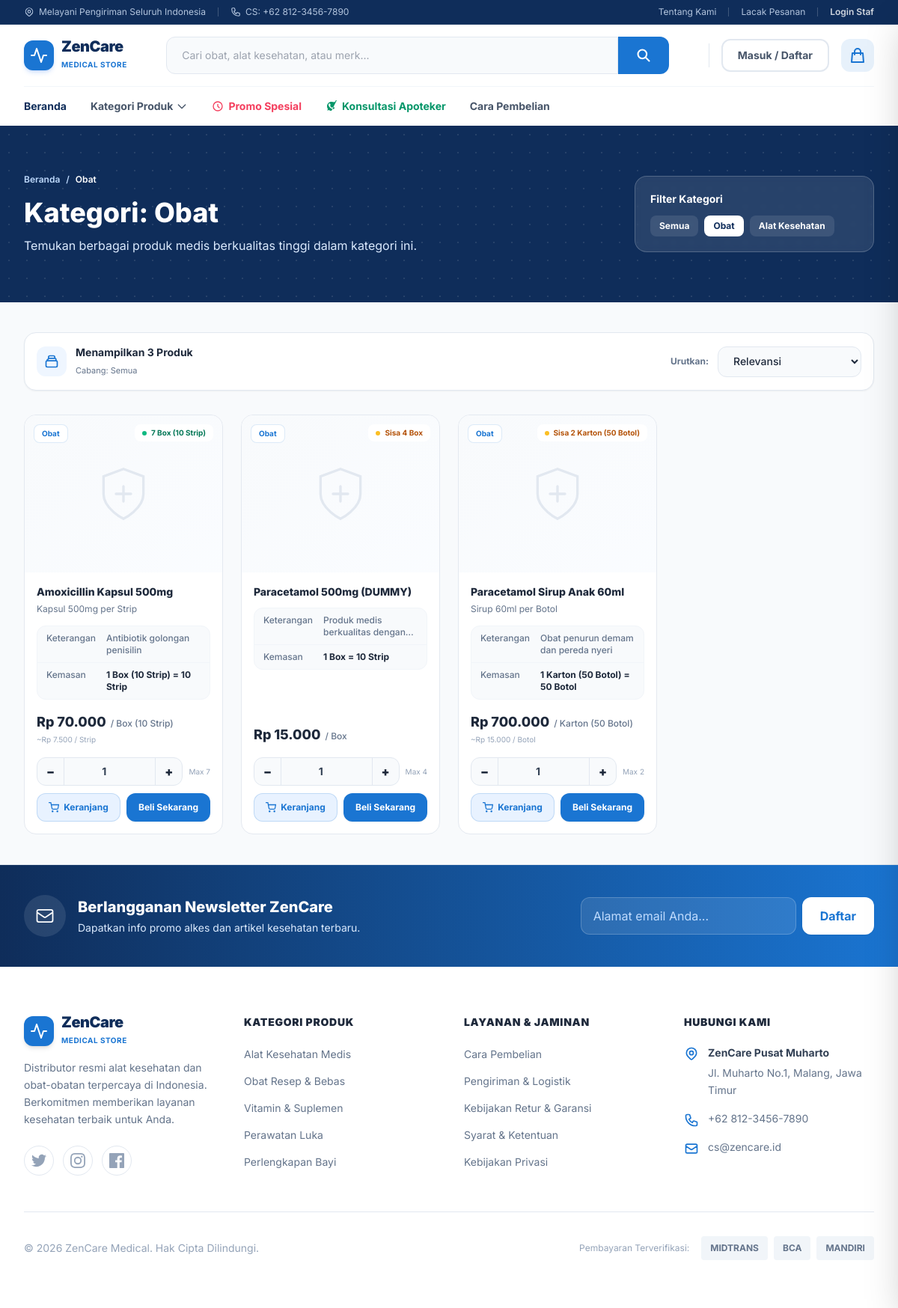
Before: /ecommerce/kategori.php?kategori=Obat with the older database file.
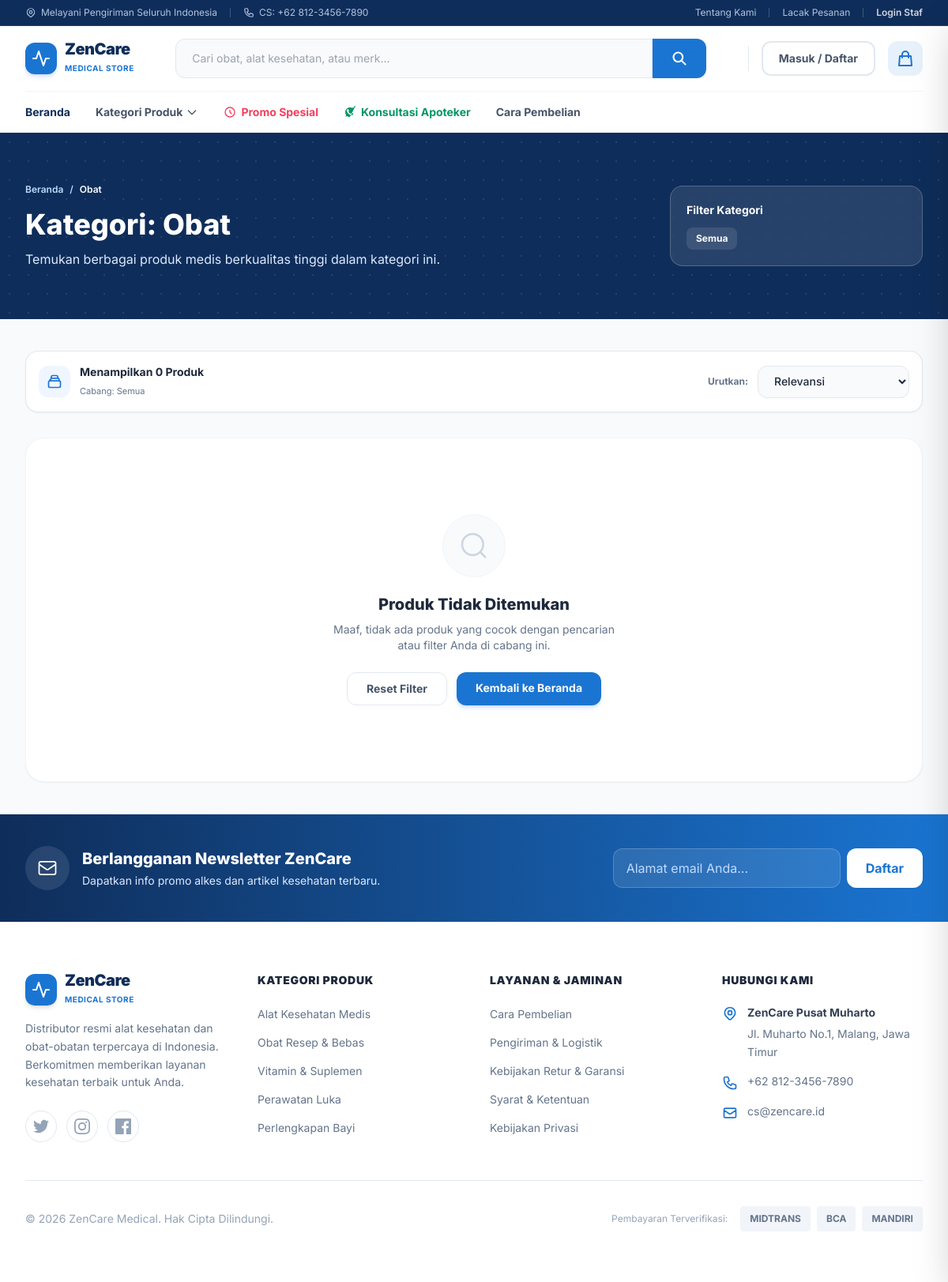
After: the same page with the newer database file.
### tables this page shows
CREATE TABLE `produk_variasi` (
  `id` int(11) NOT NULL AUTO_INCREMENT,
  `id_produk_induk` int(11) DEFAULT NULL,
  `sku_variasi` varchar(50) NOT NULL,
  `nama_variasi` varchar(100) NOT NULL,
  `satuan_kecil` varchar(50) NOT NULL DEFAULT 'Pcs',
  `satuan_besar` varchar(50) NOT NULL DEFAULT 'Box',
  `rasio_konversi` smallint(6) NOT NULL DEFAULT 1,
  `harga_jual_kecil` decimal(12,2) NOT NULL DEFAULT 0.00,
  `harga_jual_besar` decimal(12,2) NOT NULL DEFAULT 0.00,
  `stok_minimum_kecil` int(11) DEFAULT 0,
  `stok_minimum_besar` int(11) DEFAULT 0,
  `berat` int(11) NOT NULL DEFAULT 100,
  `tampil_di_online` tinyint(1) DEFAULT 1,
  `is_active` tinyint(1) DEFAULT 1,
  `gambar` varchar(500) DEFAULT NULL,
  PRIMARY KEY (`id`),
  UNIQUE KEY `sku_variasi` (`sku_variasi`),
  KEY `id_produk_induk` (`id_produk_induk`),
  CONSTRAINT `produk_variasi_ibfk_1` FOREIGN KEY (`id_produk_induk`) REFERENCES `produk_induk` (`id`) ON DELETE SET NULL
);

CREATE TABLE `produk_induk` (
  `id` int(11) NOT NULL AUTO_INCREMENT,
  `sku_induk` varchar(50) NOT NULL,
  `nama_produk` varchar(150) NOT NULL,
  `deskripsi` text DEFAULT NULL,
  `spesifikasi` text DEFAULT NULL COMMENT 'Spesifikasi teknis medis',
  `info_pengiriman` text DEFAULT NULL,
  `kategori` enum('Obat','Alat Kesehatan') NOT NULL,
  `gambar` varchar(255) DEFAULT NULL,
  `is_active` tinyint(1) DEFAULT 1,
  `batas_hari_expired` int(11) DEFAULT 0,
  `created_at` timestamp NOT NULL DEFAULT current_timestamp(),
  PRIMARY KEY (`id`),
  UNIQUE KEY `sku_induk` (`sku_induk`)
);

### ecommerce/kategori.php (the view, shortened to what the changed rows need)
<?php
require_once __DIR__ . '/header.php';
$search   = trim($_GET['q'] ?? '');
$kategori = trim($_GET['kategori'] ?? '');
$sql = "
    SELECT v.id, i.nama_produk AS nama_induk, v.nama_variasi, i.kategori,
           v.harga_jual_besar AS harga_jual, v.harga_jual_kecil AS harga_eceran,
           v.berat AS berat_gram, i.gambar, v.sku_variasi, i.deskripsi,
           COALESCE(sc.stok, 0) AS stok_sistem,
           v.satuan_besar, v.satuan_kecil, v.rasio_konversi
    FROM produk_variasi v
    JOIN produk_induk i ON v.id_produk_induk = i.id
    LEFT JOIN stok_toko sc ON sc.id_variasi = v.id
    WHERE v.is_active = 1 AND i.is_active = 1 AND v.tampil_di_online = 1
";
$params = [];
if ($kategori) {
    $sql .= " AND i.kategori = ?";
    $params[] = $kategori;
}
$sql .= " ORDER BY i.kategori ASC, i.nama_produk ASC";
$stmt = $pdo->prepare($sql);
$stmt->execute($params);
$products = $stmt->fetchAll();
$allCat = $pdo->query("SELECT DISTINCT kategori FROM produk_induk WHERE is_active=1")->fetchAll(PDO::FETCH_COLUMN);
?>
<main class="flex-1 w-full bg-[#f8fafc]">
    <section class="bg-[#0f2d5a] relative py-12 lg:py-16 overflow-hidden">
        <div class="max-w-7xl mx-auto px-4 lg:px-8 relative z-10 flex flex-col md:flex-row items-center gap-8">
            <div class="flex-1 text-white">
                <h1 class="text-3xl md:text-4xl font-extrabold mb-3">
                    <?php if ($search): ?>
                        Pencarian: "<?= htmlspecialchars($search) ?>"
                    <?php elseif ($kategori): ?>
                        Kategori: <?= htmlspecialchars($kategori) ?>
                    <?php else: ?>
                        Katalog Produk Lengkap
                    <?php endif; ?>
                </h1>
            </div>
            <div class="w-full md:w-80 shrink-0">
                <div class="bg-white/10 p-5 rounded-2xl border border-white/20 backdrop-blur-sm">
                    <div class="flex flex-wrap gap-2">
                        <a href="kategori.php" class="px-3 py-1.5 rounded-lg text-xs font-bold transition <?= empty($kategori) ? 'bg-white text-[#0f2d5a]' : 'bg-white/10 text-white hover:bg-white/20' ?>">Semua</a>
                        <?php foreach($allCat as $cat): ?>
                        <a href="kategori.php?kategori=<?= urlencode($cat) ?>" class="px-3 py-1.5 rounded-lg text-xs font-bold transition <?= $kategori === $cat ? 'bg-white text-[#0f2d5a]' : 'bg-white/10 text-white hover:bg-white/20' ?>">
                            <?= htmlspecialchars($cat) ?>
                        </a>
                        <?php endforeach; ?>
                    </div>
                </div>
            </div>
        </div>
    </section>
    <div class="max-w-7xl mx-auto px-4 lg:px-8 py-10">
        <div class="flex flex-col sm:flex-row items-center justify-between gap-4 mb-8 bg-white p-4 rounded-2xl border border-slate-200 shadow-sm">
            <div class="flex items-center gap-3">
                <div>
                    <span class="text-sm font-bold text-[#1e293b] block">Menampilkan <?= count($products) ?> Produk</span>
                    <span class="text-[11px] text-slate-500">Cabang: <?= htmlspecialchars($activeCabangInfo['nama'] ?? 'Semua') ?></span>
                </div>
            </div>
        </div>
        <div class="grid grid-cols-1 sm:grid-cols-2 md:grid-cols-3 lg:grid-cols-4 gap-6" id="product-grid">
            <?php foreach ($products as $p):
                $stokPcs  = intval($p['stok_sistem']);
                $rasio    = intval($p['rasio_konversi']) ?: 1;
                $stokBox  = floor($stokPcs / $rasio);
                $harga    = floatval($p['harga_jual']);
                $hargaEcr = floatval($p['harga_eceran']);
                $satB     = htmlspecialchars($p['satuan_besar'] ?: 'Box');
                $satK     = htmlspecialchars($p['satuan_kecil'] ?: 'Pcs');
                $desc     = trim($p['deskripsi'] ?? '');
                $descSh   = $desc ? mb_strimwidth($desc, 0, 75, '…') : 'Produk medis berkualitas dengan jaminan mutu resmi.';
                if ($stokBox <= 0)     { $stokCls='text-rose-600'; $dotCls='bg-rose-500'; $stokLbl='Habis'; }
                elseif ($stokBox <= 5) { $stokCls='text-amber-700'; $dotCls='bg-amber-400'; $stokLbl="Sisa $stokBox $satB"; }
                else                   { $stokCls='text-emerald-700'; $dotCls='bg-emerald-500'; $stokLbl="$stokBox $satB"; }
            ?>
            <div class="prod-card group bg-white rounded-2xl overflow-hidden flex flex-col"
                 data-name="<?= strtolower(htmlspecialchars($p['nama_induk'])) ?>"
                 data-price="<?= $harga ?>"
                 data-stok="<?= $stokBox ?>"
                 data-id="<?= $p['id'] ?>">
                <a href="produk.php?id=<?= $p['id'] ?>" class="card-img relative block bg-gradient-to-br from-slate-50 to-blue-50/30 overflow-hidden" style="height:210px;">
                    <?php if (!empty($p['gambar'])): ?>
                        <img src="../<?= htmlspecialchars($p['gambar']) ?>" alt="<?= htmlspecialchars($p['nama_induk']) ?>"
                             class="w-full h-full object-contain p-5"
                             onerror="this.onerror=null; this.classList.add('opacity-30');">
                    <?php else: ?>
                        <div class="w-full h-full flex items-center justify-center">
                            <svg class="w-20 h-20 text-slate-200" viewBox="0 0 24 24" fill="none" stroke="currentColor" stroke-width="1" stroke-linecap="round"><path d="M12 22s8-4 8-10V5l-8-3-8 3v7c0 6 8 10 8 10z"/><path d="M9 12h6M12 9v6"/></svg>
                        </div>
                    <?php endif; ?>
                    <span class="absolute top-3 left-3 px-2.5 py-1 bg-white/95 text-[#1a75d2] text-[10px] font-bold rounded-lg border border-[#1a75d2]/15 shadow-xs">
                        <?= htmlspecialchars($p['kategori']) ?>
                    </span>
                    <span class="absolute top-3 right-3 flex items-center gap-1.5 px-2.5 py-1 bg-white/95 text-[10px] font-bold rounded-lg shadow-xs <?= $stokCls ?>">
                        <span class="w-1.5 h-1.5 rounded-full <?= $dotCls ?>"></span>
                        <?= $stokLbl ?>
                    </span>
                </a>
                <div class="p-4 flex flex-col flex-1">
                    <a href="produk.php?id=<?= $p['id'] ?>" class="block mb-3">
                        <h3 class="text-sm font-extrabold text-[#1e293b] leading-snug line-clamp-2 group-hover:text-[#1a75d2] transition-colors">
                            <?= htmlspecialchars($p['nama_induk']) ?>
                        </h3>
                        <span class="text-xs text-[#64748b]"><?= htmlspecialchars($p['nama_variasi']) ?></span>
                    </a>
                    <div class="rounded-xl bg-slate-50 border border-slate-100 divide-y divide-slate-100 mb-4 text-xs">
                        <div class="flex gap-2 px-3 py-2">
                            <span class="text-[#64748b] w-[72px] shrink-0 font-medium">Keterangan</span>
                            <span class="font-medium text-[#64748b] line-clamp-2"><?= htmlspecialchars($descSh) ?></span>
                        </div>
                        <div class="flex gap-2 px-3 py-2">
                            <span class="text-[#64748b] w-[72px] shrink-0 font-medium">Kemasan</span>
                            <span class="font-bold text-[#1e293b]">1 <?= $satB ?> = <?= $rasio ?> <?= $satK ?></span>
                        </div>
                    </div>
                    <div class="mb-4 mt-auto">
                        <div class="flex items-baseline gap-1.5">
                            <span class="text-lg font-extrabold text-[#1e293b]">Rp <?= number_format($harga, 0, ',', '.') ?></span>
                            <span class="text-xs text-[#64748b] font-medium">/ <?= $satB ?></span>
                        </div>
                        <?php if ($hargaEcr > 0 && $hargaEcr != $harga / $rasio): ?>
                        <div class="text-[10px] text-slate-400 mt-0.5">~Rp <?= number_format($hargaEcr, 0, ',', '.') ?> / <?= $satK ?></div>
                        <?php endif; ?>
                    </div>
                    <?php if ($stokBox >= 1): ?>
                    <div class="flex items-center gap-2 mb-2.5">
                        <div class="flex items-center bg-slate-50 border border-slate-200 rounded-xl overflow-hidden flex-1">
                            <button type="button" onclick="adjustQty(<?= $p['id'] ?>, -1, <?= $stokBox ?>)"
                                class="w-9 h-9 flex items-center justify-center hover:bg-slate-100 text-[#1e293b] font-black border-r border-slate-200 transition text-base">−</button>
                            <input type="number" id="qty_<?= $p['id'] ?>" value="1" min="1" max="<?= $stokBox ?>" readonly
                                class="flex-1 text-center text-sm font-bold py-2 bg-transparent focus:outline-none select-none">
                            <button type="button" onclick="adjustQty(<?= $p['id'] ?>, 1, <?= $stokBox ?>)"
                                class="w-9 h-9 flex items-center justify-center hover:bg-slate-100 text-[#1e293b] font-black border-l border-slate-200 transition text-base">+</button>
                        </div>
                        <span class="text-[10px] text-slate-400 shrink-0">Max <?= $stokBox ?></span>
                    </div>
                    <div class="grid grid-cols-2 gap-2">
                        <button onclick="addToCart(<?= $p['id'] ?>, '<?= addslashes(htmlspecialchars_decode($p['nama_induk'])) ?>', <?= $harga ?>, <?= intval($p['berat_gram']) ?>, '<?= addslashes($p['gambar'] ?? '') ?>', '<?= addslashes($satB) ?>', <?= $rasio ?>, <?= $stokBox ?>, document.getElementById('qty_<?= $p['id'] ?>').value)"
                            class="flex items-center justify-center gap-1.5 text-xs font-bold py-2.5 rounded-xl bg-[#e8f2ff] hover:bg-blue-100 text-[#1a75d2] border border-[#1a75d2]/20 cursor-pointer active:scale-95 transition">
                            <svg class="w-3.5 h-3.5" viewBox="0 0 24 24" fill="none" stroke="currentColor" stroke-width="2.2" stroke-linecap="round"><circle cx="9" cy="21" r="1"/><circle cx="20" cy="21" r="1"/><path d="M1 1h4l2.68 13.39a2 2 0 002 1.61h9.72a2 2 0 001.95-1.55L23 6H6"/></svg>
                            Keranjang
                        </button>
                        <button onclick="buyNow(<?= $p['id'] ?>, '<?= addslashes(htmlspecialchars_decode($p['nama_induk'])) ?>', <?= $harga ?>, <?= intval($p['berat_gram']) ?>, '<?= addslashes($p['gambar'] ?? '') ?>', '<?= addslashes($satB) ?>', <?= $rasio ?>, <?= $stokBox ?>, document.getElementById('qty_<?= $p['id'] ?>').value)"
                            class="flex items-center justify-center gap-1.5 text-xs font-bold py-2.5 rounded-xl bg-[#1a75d2] hover:bg-[#1562b3] text-white cursor-pointer active:scale-95 transition shadow-sm">
                            Beli Sekarang
                        </button>
                    </div>
                    <?php else: ?>
                    <div class="w-full py-3 px-4 rounded-xl bg-slate-100 text-slate-400 text-center text-xs font-semibold border border-slate-200 mt-2">
                        Stok Habis Sementara
                    </div>
                    <?php endif; ?>
                </div>
            </div>
            <?php endforeach; ?>
            <?php if (empty($products)): ?>
            <div class="col-span-full py-24 text-center bg-white rounded-3xl border border-slate-100 shadow-sm">
                <div class="w-20 h-20 rounded-full bg-slate-50 mx-auto mb-5 flex items-center justify-center border border-slate-100">
                    <svg class="w-10 h-10 text-slate-300" viewBox="0 0 24 24" fill="none" stroke="currentColor" stroke-width="1.5"><circle cx="11" cy="11" r="8"/><path d="m21 21-4.35-4.35"/></svg>
                </div>
                <h3 class="text-xl font-extrabold text-[#1e293b] mb-2">Produk Tidak Ditemukan</h3>
                <p class="text-sm text-slate-500 max-w-sm mx-auto">
                    Maaf, tidak ada produk yang cocok dengan pencarian atau filter Anda di cabang ini.
                </p>
                <div class="mt-6 flex justify-center gap-3">
                    <a href="kategori.php" class="px-6 py-2.5 bg-white border border-slate-200 text-slate-600 text-sm font-bold rounded-xl hover:bg-slate-50 transition">Reset Filter</a>
                    <a href="index.php" class="px-6 py-2.5 bg-[#1a75d2] text-white text-sm font-bold rounded-xl hover:bg-[#0f2d5a] transition shadow-md shadow-blue-500/20">Kembali ke Beranda</a>
                </div>
            </div>
            <?php endif; ?>
        </div>
    </div>
</main>
<?php require_once __DIR__ . '/footer.php'; ?>

Changed rows visible on the page:
removed produk_variasi: $p['id'] 2 (drawn), id_produk_induk.kategori "Obat", stokLbl "7 Box (10 Strip)", id_produk_induk.nama_produk "Amoxicillin Kapsul 500mg", nama_variasi "Kapsul 500mg per Strip", id_produk_induk.deskripsi "Antibiotik golongan penisilin", satuan_besar "Box (10 Strip)", rasio_konversi "10", satuan_kecil "Strip", harga_jual_besar "70.000", harga_jual_kecil "7.500", stokBox "7"
removed produk_variasi: id_produk_induk.kategori "Obat", stokLbl "Sisa 4 Box", id_produk_induk.nama_produk "Paracetamol 500mg (DUMMY)", id_produk_induk.deskripsi "Produk medis berkualitas…", satuan_besar "Box", rasio_konversi "10", satuan_kecil "Strip", harga_jual_besar "15.000", stokBox "4"
removed produk_variasi: id_produk_induk.kategori "Obat", stokLbl "Sisa 2 Karton (50 Botol)", id_produk_induk.nama_produk "Paracetamol Sirup Anak 60ml", nama_variasi "Sirup 60ml per Botol", id_produk_induk.deskripsi "Obat penurun demam dan pereda nyeri", satuan_besar "Karton (50 Botol)", rasio_konversi "50", satuan_kecil "Botol", harga_jual_besar "700.000", harga_jual_kecil "15.000", id "1", stokBox "2"
Other visible differences:
count($products): "3" → "0"
text now shown: "Produk Tidak Ditemukan Maaf, tidak ada produk yang cocok dengan pencarian atau filter Anda di cabang ini. Reset Filter Kembali ke Beranda"
list line gone: "Obat"
list line gone: "Alat Kesehatan"
